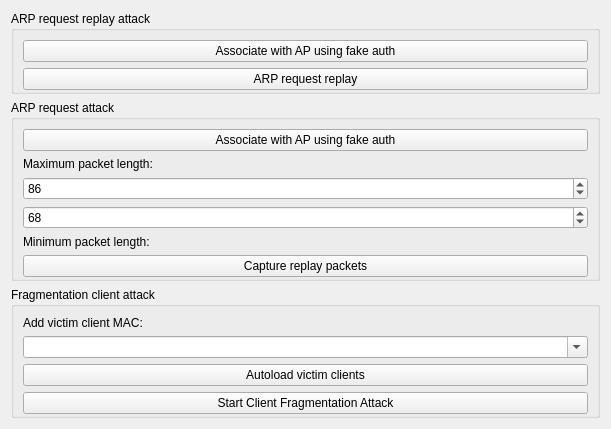
          <widget class="QWidget" name="page">
           <property name="geometry">
            <rect>
             <x>0</x>
             <y>0</y>
             <width>611</width>
             <height>402</height>
            </rect>
           </property>
           <attribute name="label">
            <string>WEP Attacks (with clients)</string>
           </attribute>
           <layout class="QVBoxLayout">
            <item>
             <widget class="QGroupBox" name="verticalGroupBox_5">
              <property name="title">
               <string>ARP request replay attack</string>
              </property>
              <layout class="QVBoxLayout" name="verticalLayout_5">
               <property name="bottomMargin">
                <number>1</number>
               </property>
               <item>
                <widget class="QPushButton" name="button_wep_assoc_fake_auth_rep">
                 <property name="text">
                  <string>Associate with AP using fake auth</string>
                 </property>
                </widget>
               </item>
               <item>
                <widget class="QPushButton" name="button_wep_start_rep">
                 <property name="text">
                  <string>ARP request replay</string>
                 </property>
                </widget>
               </item>
              </layout>
             </widget>
            </item>
            <item>
             <widget class="QGroupBox" name="verticalGroupBox_6">
              <property name="title">
               <string>ARP request attack</string>
              </property>
              <layout class="QVBoxLayout" name="verticalLayout_6">
               <property name="bottomMargin">
                <number>1</number>
               </property>
               <item>
                <widget class="QPushButton" name="button_wep_assoc_fake_auth_req">
                 <property name="text">
                  <string>Associate with AP using fake auth</string>
                 </property>
                </widget>
               </item>
               <item>
                <widget class="QLabel" name="textLabel7_2">
                 <property name="text">
                  <string>Maximum packet length:</string>
                 </property>
                 <property name="wordWrap">
                  <bool>false</bool>
                 </property>
                </widget>
               </item>
               <item>
                <widget class="QSpinBox" name="spin_wep_wired_req">
                 <property name="maximum">
                  <number>90000</number>
                 </property>
                 <property name="value">
                  <number>86</number>
                 </property>
                </widget>
               </item>
               <item>
                <widget class="QSpinBox" name="spin_wep_wireless_req">
                 <property name="maximum">
                  <number>90000</number>
                 </property>
                 <property name="value">
                  <number>68</number>
                 </property>
                </widget>
               </item>
               <item>
                <widget class="QLabel" name="textLabel6_3">
                 <property name="text">
                  <string>Minimum packet length:</string>
                 </property>
                 <property name="wordWrap">
                  <bool>false</bool>
                 </property>
                </widget>
               </item>
               <item>
                <widget class="QPushButton" name="button_wep_capture_req">
                 <property name="text">
                  <string>Capture replay packets</string>
                 </property>
                </widget>
               </item>
              </layout>
             </widget>
            </item>
            <item>
             <widget class="QGroupBox" name="verticalGroupBox_7">
              <property name="title">
               <string>Fragmentation client attack</string>
              </property>
              <layout class="QVBoxLayout" name="verticalLayout_7">
               <property name="bottomMargin">
                <number>1</number>
               </property>
               <item>
                <widget class="QLabel" name="textLabel6_2_2">
                 <property name="text">
                  <string>Add victim client MAC:</string>
                 </property>
                 <property name="wordWrap">
                  <bool>false</bool>
                 </property>
                </widget>
               </item>
               <item>
                <widget class="QComboBox" name="combo_wep_mac_cfrag">
                 <property name="editable">
                  <bool>true</bool>
                 </property>
                </widget>
               </item>
               <item>
                <widget class="QPushButton" name="button_wep_autoload_clients_cfrag">
                 <property name="text">
                  <string>Autoload victim clients</string>
                 </property>
                </widget>
               </item>
               <item>
                <widget class="QPushButton" name="button_wep_arp_inj_cfrag">
                 <property name="text">
                  <string>Start Client Fragmentation Attack</string>
                 </property>
                </widget>
               </item>
              </layout>
             </widget>
            </item>
            <item>
             <spacer name="spacer25_2">
              <property name="orientation">
               <enum>Qt::Vertical</enum>
              </property>
              <property name="sizeType">
               <enum>QSizePolicy::Expanding</enum>
              </property>
              <property name="sizeHint" stdset="0">
               <size>
                <width>41</width>
                <height>20</height>
               </size>
              </property>
             </spacer>
            </item>
           </layout>
          </widget>
